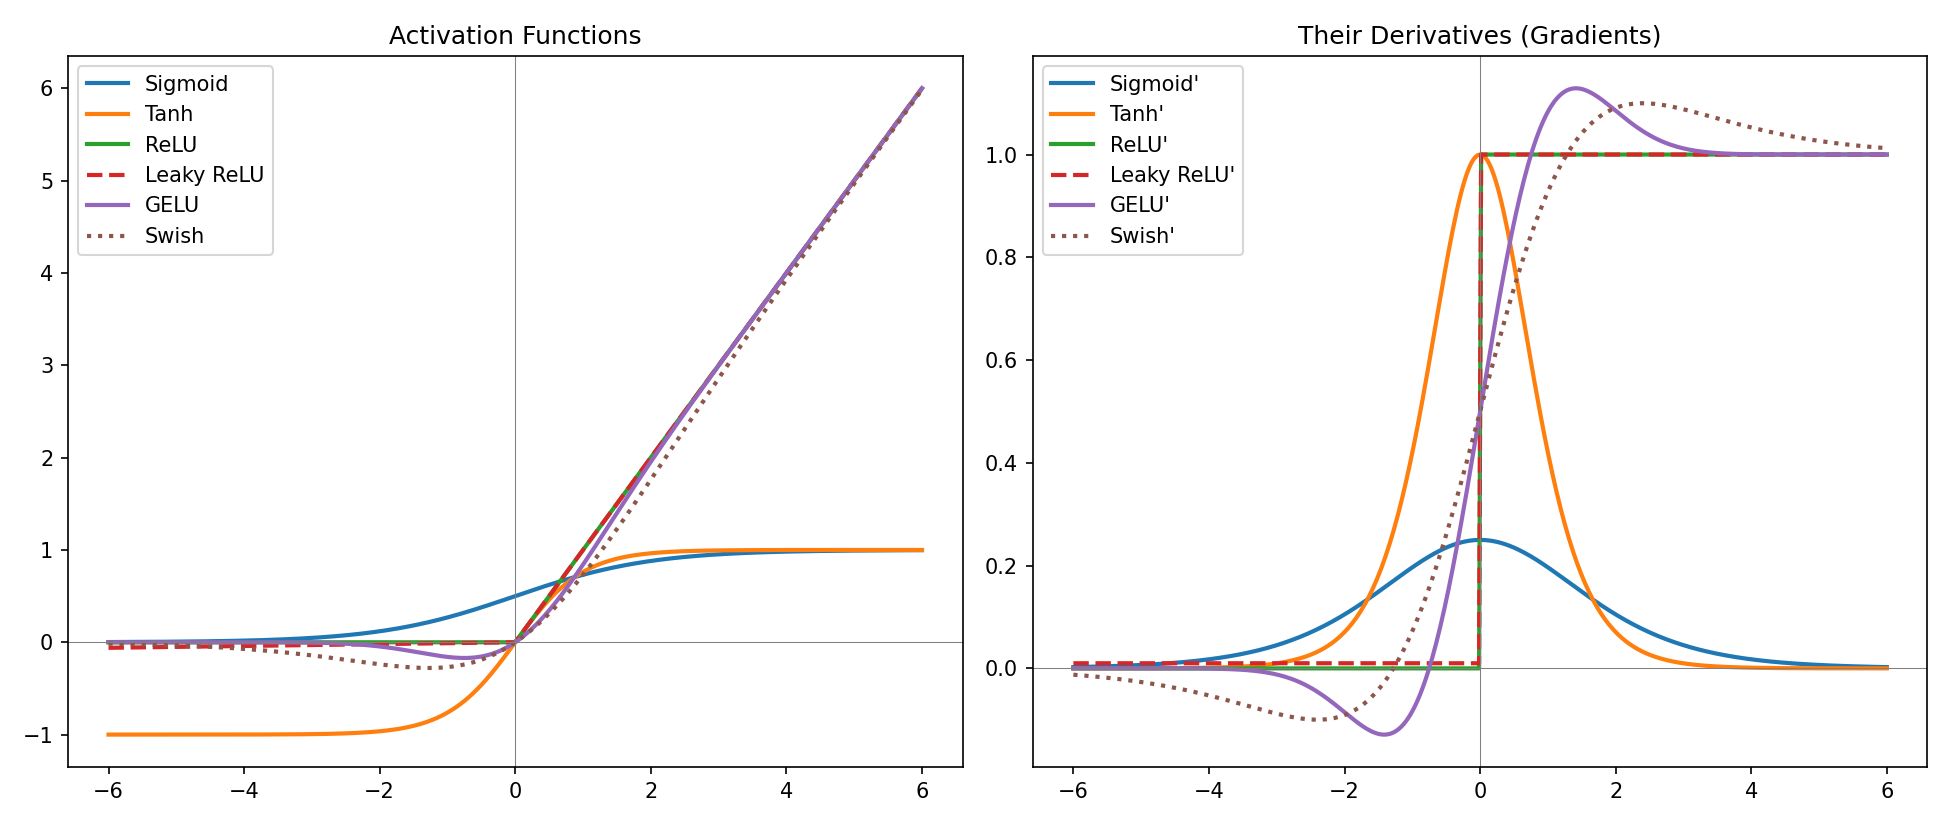

This figure's Python source:
"""
Activation Functions From Scratch — Built With NumPy
=======================================================
No PyTorch, no TensorFlow. Every activation function and its
derivative implemented and evaluated by hand, with real numbers,
not just described qualitatively.

Three things most explainers describe but never show:
  1. How much sigmoid and tanh gradients actually shrink at the
     extremes (the mechanical cause of vanishing gradients).
  2. A dying ReLU neuron caught in the act: a real weight update
     sequence where a neuron gets stuck outputting zero forever.
  3. Modern transformer-era activations (GELU, Swish) plotted
     alongside the classics, since most explainers still stop at
     ReLU despite GELU and Swish being what GPT- and BERT-style
     models actually use in 2026.

Author: Khalid Hussain, ReviewPublically.com
"""

import numpy as np
import matplotlib.pyplot as plt

# ---------------------------------------------------------------
# 1. Activation functions and their exact derivatives
# ---------------------------------------------------------------
def sigmoid(x):
    return 1 / (1 + np.exp(-x))

def sigmoid_grad(x):
    s = sigmoid(x)
    return s * (1 - s)

def tanh(x):
    return np.tanh(x)

def tanh_grad(x):
    return 1 - np.tanh(x) ** 2

def relu(x):
    return np.maximum(0, x)

def relu_grad(x):
    return (x > 0).astype(float)

def leaky_relu(x, alpha=0.01):
    return np.where(x > 0, x, alpha * x)

def leaky_relu_grad(x, alpha=0.01):
    return np.where(x > 0, 1.0, alpha)

def gelu(x):
    # Exact GELU using the Gaussian CDF (erf-based), not the tanh approximation
    from scipy.special import erf
    return 0.5 * x * (1 + erf(x / np.sqrt(2)))

def gelu_grad(x):
    from scipy.special import erf
    cdf = 0.5 * (1 + erf(x / np.sqrt(2)))
    pdf = np.exp(-0.5 * x ** 2) / np.sqrt(2 * np.pi)
    return cdf + x * pdf

def swish(x, beta=1.0):
    return x * sigmoid(beta * x)

def swish_grad(x, beta=1.0):
    s = sigmoid(beta * x)
    return s + beta * x * s * (1 - s)

# ---------------------------------------------------------------
# 2. Real gradient values at the extremes (the vanishing gradient
#    problem, shown as numbers instead of described in words)
# ---------------------------------------------------------------
test_points = np.array([-6, -4, -2, 0, 2, 4, 6], dtype=float)

print("Gradient values at increasing input magnitude:")
print(f"{'x':>6} | {'sigmoid':>10} | {'tanh':>10} | {'ReLU':>8} | {'GELU':>10}")
for x in test_points:
    print(f"{x:6.1f} | {sigmoid_grad(x):10.6f} | {tanh_grad(x):10.6f} | {relu_grad(x):8.1f} | {gelu_grad(x):10.6f}")

print(f"\nAt x=6, sigmoid's gradient has shrunk to {sigmoid_grad(6.0):.8f}")
print(f"({sigmoid_grad(0.0) / sigmoid_grad(6.0):.0f}x smaller than its peak gradient at x=0)")
print("This is the exact mechanism behind vanishing gradients in deep sigmoid networks:")
print("stack enough layers like this and the gradient reaching early layers underflows toward zero.")

# ---------------------------------------------------------------
# 3. Dying ReLU, demonstrated with a real (if simplified) update
# ---------------------------------------------------------------
print("\n--- Dying ReLU demonstration ---")
np.random.seed(0)
w = 0.5   # a single neuron's weight, deliberately unlucky initialization
b = 2.0
lr = 0.5
X_batch = np.random.uniform(-1, 1, 20)  # a batch of typical inputs
# dL/dz held constant and positive: gradient descent will keep pushing
# this neuron's pre-activation down every step it is still active,
# the way a persistently large error signal would in a real network.
dL_dz = 3.0

print(f"Initial weight={w}, bias={b}")
for step in range(6):
    z = w * X_batch + b
    grad_b = np.mean(relu_grad(z) * dL_dz)   # 0 once the neuron is fully dead
    b = b - lr * grad_b                       # standard gradient descent
    z_after = w * X_batch + b
    alive_fraction = np.mean(z_after > 0)
    print(f"Step {step+1}: bias={b:.3f}, gradient={grad_b:.3f}, fraction of batch still activating: {alive_fraction:.2f}")

print("\nOnce z <= 0 for the entire batch, ReLU's gradient is 0 everywhere in that")
print("batch, so this neuron stops receiving any weight update. It is now dead,")
print("permanently, since a zero gradient means no future step can revive it either.")

# ---------------------------------------------------------------
# 4. Plots for the article
# ---------------------------------------------------------------
x = np.linspace(-6, 6, 400)

fig, axes = plt.subplots(1, 2, figsize=(13, 5.5))

axes[0].plot(x, sigmoid(x), label="Sigmoid", linewidth=2)
axes[0].plot(x, tanh(x), label="Tanh", linewidth=2)
axes[0].plot(x, relu(x), label="ReLU", linewidth=2)
axes[0].plot(x, leaky_relu(x), label="Leaky ReLU", linewidth=2, linestyle="--")
axes[0].plot(x, gelu(x), label="GELU", linewidth=2)
axes[0].plot(x, swish(x), label="Swish", linewidth=2, linestyle=":")
axes[0].set_title("Activation Functions")
axes[0].legend()
axes[0].axhline(0, color="gray", linewidth=0.5)
axes[0].axvline(0, color="gray", linewidth=0.5)

axes[1].plot(x, sigmoid_grad(x), label="Sigmoid'", linewidth=2)
axes[1].plot(x, tanh_grad(x), label="Tanh'", linewidth=2)
axes[1].plot(x, relu_grad(x), label="ReLU'", linewidth=2)
axes[1].plot(x, leaky_relu_grad(x), label="Leaky ReLU'", linewidth=2, linestyle="--")
axes[1].plot(x, gelu_grad(x), label="GELU'", linewidth=2)
axes[1].plot(x, swish_grad(x), label="Swish'", linewidth=2, linestyle=":")
axes[1].set_title("Their Derivatives (Gradients)")
axes[1].legend()
axes[1].axhline(0, color="gray", linewidth=0.5)
axes[1].axvline(0, color="gray", linewidth=0.5)

fig.tight_layout()
fig.savefig("/home/claude/activation-functions-from-scratch/activation_functions.png", dpi=150)
plt.close()

# Dying ReLU visualization
fig, ax = plt.subplots(figsize=(9, 4.5))
steps = list(range(1, 7))
alive_fractions = []
w2, b2 = 0.5, 2.0
for step in steps:
    z = w2 * X_batch + b2
    grad_b = np.mean(relu_grad(z) * dL_dz)
    b2 = b2 - lr * grad_b
    z_after = w2 * X_batch + b2
    alive_fractions.append(np.mean(z_after > 0) * 100)

ax.plot(steps, alive_fractions, marker="o", linewidth=2, color="#B2433B")
ax.set_xlabel("Training step")
ax.set_ylabel("% of batch still activating (z > 0)")
ax.set_title("A ReLU Neuron Dying in Real Time")
ax.set_ylim(-5, 105)
fig.tight_layout()
fig.savefig("/home/claude/activation-functions-from-scratch/dying_relu.png", dpi=150)
plt.close()

print("\nSaved: activation_functions.png, dying_relu.png")
